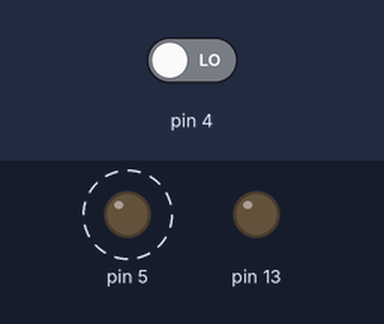
Simulated run of this sketch. Board: Arduino Uno, built with avr-gcc and run on an emulated ATmega328P. Parts: output pins drawn as LEDs (lit = HIGH). Dashed ring = blinking. The inputs (shaded band) are chosen by the test bench; at power-on: pin 4 LOW. What the sketch prints to the serial monitor is not drawn.

Above: at 0.6 s.
Timing chart, 0 to 3.0 s (numbered marks = the images above):
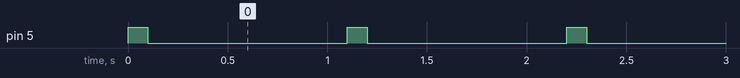

The sketch:

motore_sensorePRS.ino
```cpp
#define TrigPin = 5;
#define EcoPin = 4;
#define motore1 = 13;
int durata;
int cm;
void setup() {
   Serial.begin(9600);
  pinMode(13, OUTPUT);

  pinMode(4, INPUT);
  pinMode(5, OUTPUT);
}

void loop() {
   digitalWrite(5, LOW);
  delayMicroseconds(2);
  digitalWrite(5, HIGH);
  delay(100);
  digitalWrite(5, LOW);
  durata = pulseIn(4, HIGH);
  cm = durata / 58;
  Serial.print(cm);
  if(cm<=12){
    digitalWrite(13, LOW);
  }
  else{
    digitalWrite(13, HIGH);
  }


}
```

Measured:
- by itself, pin 5: alternates HIGH for 0.10 s and LOW for 1.0 s
